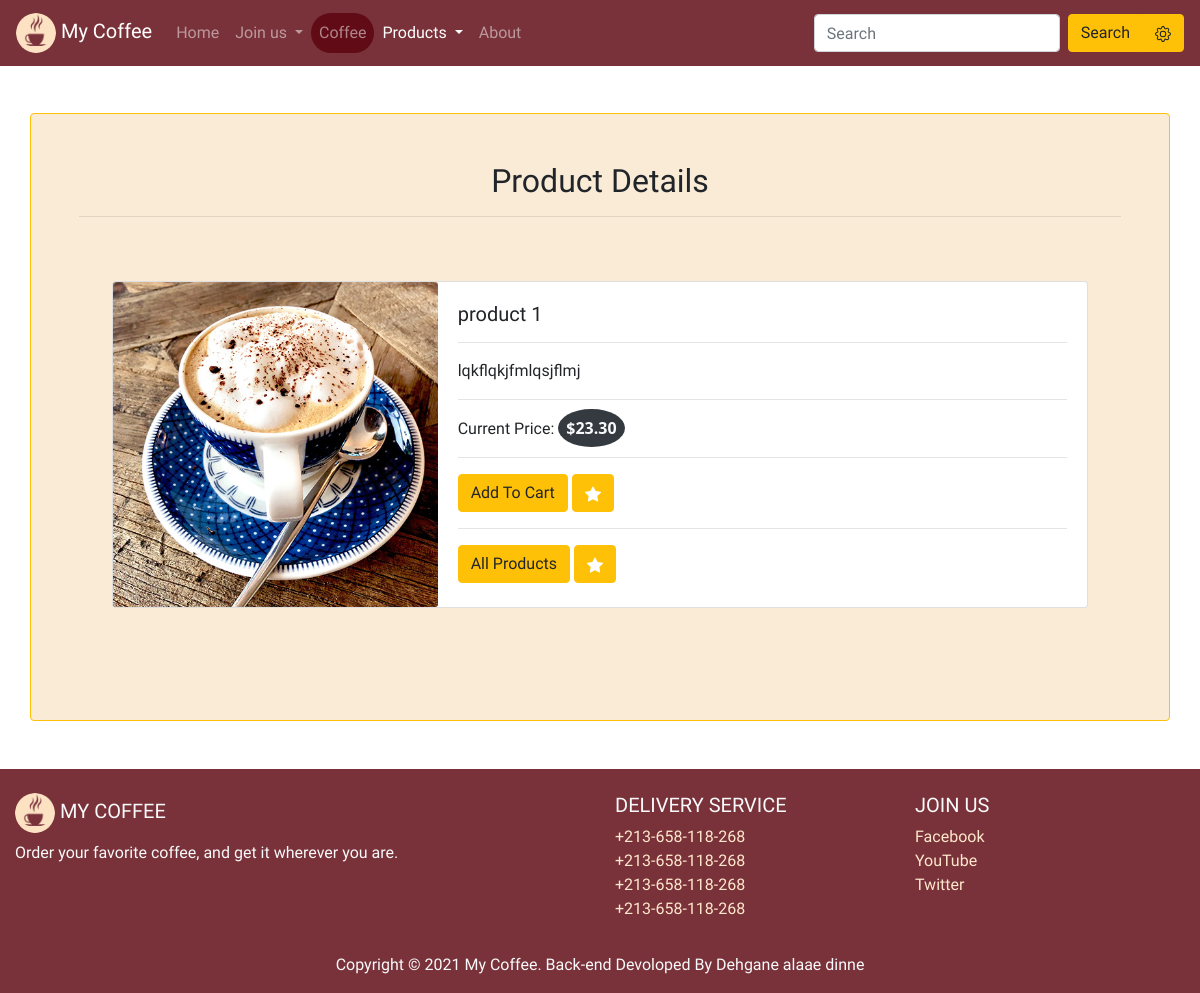
The app's page /products/2 with its own data.
### products/models.py (models this page shows, shortened)
class Product(models.Model):
    name = models.CharField(max_length=150)
    description = models.TextField()
    price = models.DecimalField(max_digits=6 , decimal_places = 2)
    photo = models.ImageField(upload_to = 'photos/%Y/%m/%d/', blank=True, null=True)
    is_active = models.BooleanField(default = True)
    publish_date = models.DateTimeField(auto_now_add=True)
    class Meta:
        ordering = ['-publish_date']

### products/views.py (the view)
# urls.py: path('<int:pro_id>' , views.product , name='product'),
def product(request , pro_id):
    context = {
        'pro': get_object_or_404(Product , pk = pro_id)
    }
    return render(request , 'products/product.html', context)

### templates/products/product.html (shortened to what this page needs)
{% extends 'base.html' %}
{% load static %}
{% block content %}
<div class="my-form container p-5 my-5 rounded border border-warning">
    <form>
        <h2 class="text-center">Product Details</h2>
        <hr>
        <section>
              <div class="row p-5 " >
                <div class="card mb-3 w-100" >
                  <div class="row no-gutters">
                    <div class="col-md-4">
                      <img src="{{pro.photo.url}}" class="card-img" alt="...">
                    </div>
                    <div class="col-md-8">
                      <div class="card-body">
                        <h5 class="card-title" id="productName">{{ pro.name }}</h5>
                        <hr>
                        <p class="card-text" id="description">{{pro.description}}</p>
                        <hr>
                        <p class="card-text">Current Price: <span id="price" class="bg-dark text-light rounded-circle p-2">${{pro.price}}</span></p>
                        <hr>
                        <button type="submit" class="btn btn-warning">Add To Cart</button>
                        <a href="{% url 'product_favorite' pro_id=pro.id %}" class="btn btn-warning text-white">
                        </a>
                        <hr>
                        <a href='{% url "products" %}' class="btn btn-warning">All Products</a>
                        <a href="{% url 'index' %}" class="btn btn-warning text-white">
                        </a>
                      </div>
                    </div>
                  </div>
                </div>
              </div>
        </section>
    </form>
</div>
{% endblock %}

### mycoffee/static/css/style.css (style rules this page uses)
html, body { height: 100%; width: 100%; }
a { color: rgb(255, 231, 204) ; }
body { font-family: 'Merienda', cursive; padding-top:65px; }
.my-form { background-color: antiquewhite; }
#price { font-family: 'Segoe UI', Tahoma, Geneva, Verdana, sans-serif; font-weight: bold; }

### records on screen
Product: photo (picture), name "product 1", description "lqkflqkjfmlqsjflmj", price "23.30"
